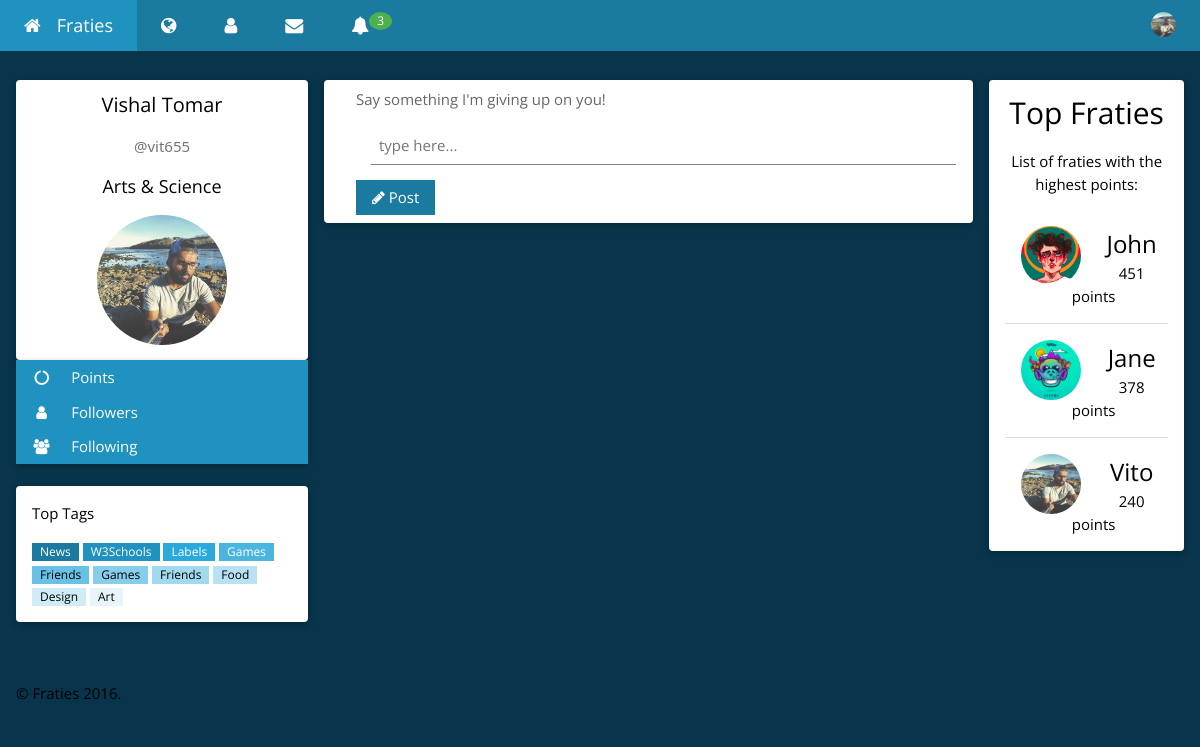
Before: /home.php (signed in) with the older database file.
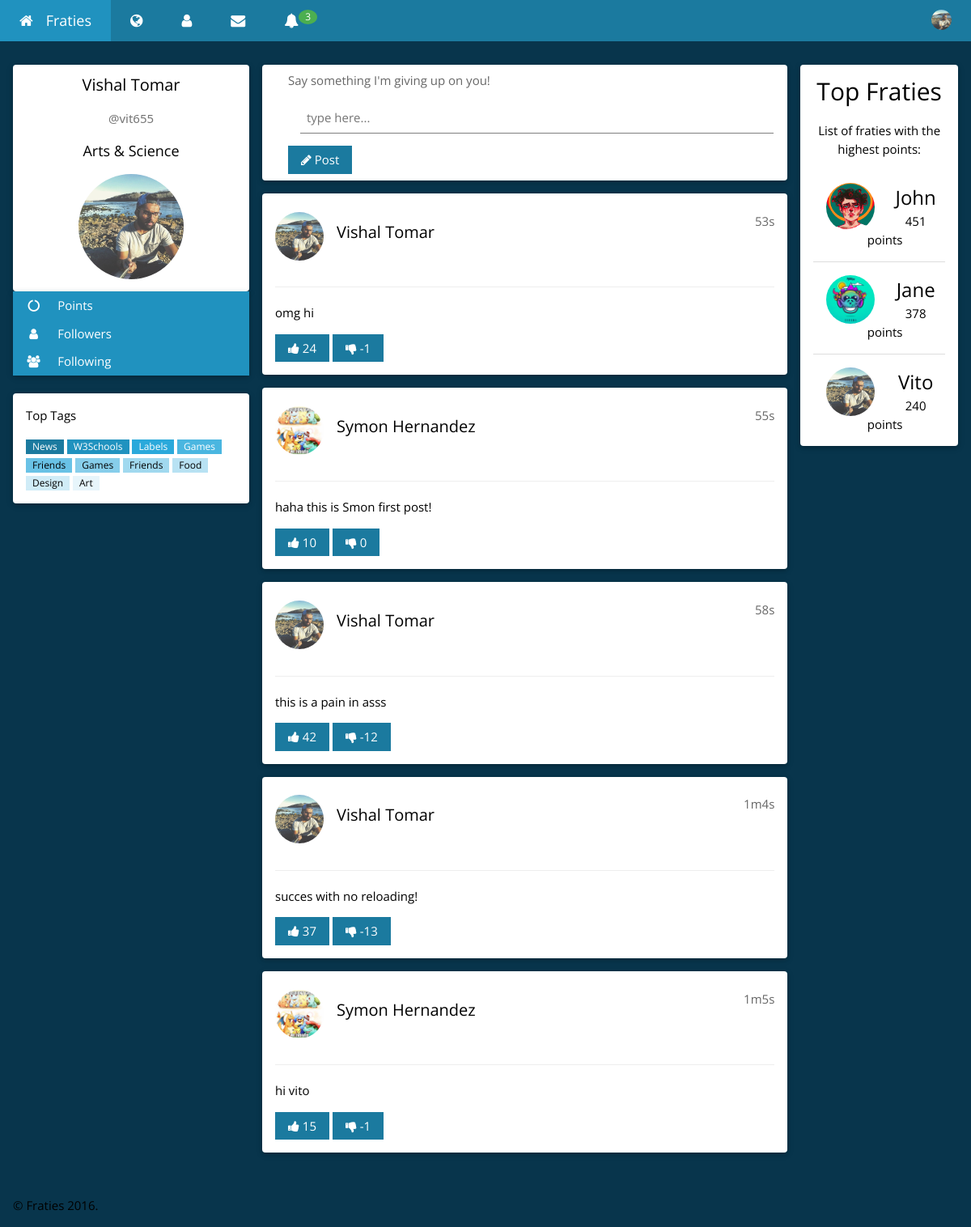
After: the same page with the newer database file.
### tables this page shows
CREATE TABLE `users` (
  `userID` int(254) UNSIGNED NOT NULL,
  `userNSID` varchar(100) NOT NULL,
  `userPassword` varchar(100) NOT NULL,
  `userFirstName` varchar(500) NOT NULL,
  `userLastName` varchar(500) NOT NULL,
  `userCollege` varchar(500) NOT NULL,
  `userImagePath` varchar(1000) NOT NULL,
  `userPoints` int(224) NOT NULL DEFAULT '0',
  `userFollowers` int(224) NOT NULL DEFAULT '0',
  `userFollowing` int(224) NOT NULL DEFAULT '0',
  `userActive` tinyint(1) NOT NULL DEFAULT '0'
);

CREATE TABLE `posts` (
  `postID` int(254) UNSIGNED NOT NULL,
  `userNSID` varchar(100) NOT NULL,
  `postText` varchar(150) NOT NULL,
  `postUpVotes` int(254) NOT NULL DEFAULT '0',
  `postDownVotes` int(254) NOT NULL DEFAULT '0',
  `postComments` int(254) NOT NULL DEFAULT '0',
  `postTime` timestamp NOT NULL DEFAULT CURRENT_TIMESTAMP ON UPDATE CURRENT_TIMESTAMP
);

### Login/Controller/userClass.php (called while the page is built, shortened)
<?php
    function getFirstName($nsid){
        $connection = connect();
        $nsid = mysqli_real_escape_string($connection, $nsid);
        $query = "SELECT * ";
        $query .= "FROM `users` ";
        $query .= "WHERE `userNSID` = '$nsid' ";
        $result = mysqli_query($connection, $query);
        if (mysqli_num_rows($result) == 1) {
            while($row = mysqli_fetch_assoc($result)) {
                return $row["userFirstName"];
            }
        } else if(mysqli_num_rows($result) > 1){
            return false;
        } else {
            return false;
        }
    }
    function getLastName($nsid){
        $connection = connect();
        $nsid = mysqli_real_escape_string($connection, $nsid);
        $query = "SELECT * ";
        $query .= "FROM `users` ";
        $query .= "WHERE `userNSID` = '$nsid' ";
        $result = mysqli_query($connection, $query);
        if (mysqli_num_rows($result) == 1) {
            while($row = mysqli_fetch_assoc($result)) {
                return $row["userLastName"];
            }
        } else if(mysqli_num_rows($result) > 1){
            return false;
        } else {
            return false;
        }
    }
    function getImagePath($nsid){
        $connection = connect();
        $nsid = mysqli_real_escape_string($connection, $nsid);
        $query = "SELECT * ";
        $query .= "FROM `users` ";
        $query .= "WHERE `userNSID` = '$nsid' ";
        $result = mysqli_query($connection, $query);
        if (mysqli_num_rows($result) == 1) {
            while($row = mysqli_fetch_assoc($result)) {
                return $row["userImagePath"];
            }
        } else if(mysqli_num_rows($result) > 1){
            return false;
        } else {
            return false;
        }
    }
    function getCollege($nsid){
        $connection = connect();
        $nsid = mysqli_real_escape_string($connection, $nsid);
        $query = "SELECT * ";
        $query .= "FROM `users` ";
        $query .= "WHERE `userNSID` = '$nsid' ";
        $result = mysqli_query($connection, $query);
        if (mysqli_num_rows($result) == 1) {
            while($row = mysqli_fetch_assoc($result)) {
                return $row["userCollege"];
            }
        } else if(mysqli_num_rows($result) > 1){
            return false;
        } else {
            return false;
        }
    }
?>

### Post/Controller/postClass.php (called while the page is built, shortened)
<?php
    function displayPosts(){
        $connection = connect();
        $query = "SELECT * FROM `posts`";
        $query .= "ORDER BY `postTime` DESC";
        $result = mysqli_query($connection, $query);
        if (mysqli_num_rows($result) > 0) {
            return $result;
        } else {
            return false;
        }
    }
    function secondsToString($secs){
    $bit = array(
        'y' => $secs / 31556926 % 12,
        'w' => $secs / 604800 % 52,
        'd' => $secs / 86400 % 7,
        'h' => $secs / 3600 % 24,
        'm' => $secs / 60 % 60,
        's' => $secs % 60
        );
    foreach($bit as $k => $v)
        if($v > 0)$ret[] = $v . $k;
    return join('', $ret);
}
?>

### home.php (the view, shortened to what this page needs)
<?php
    require_once 'Login/Controller/userClass.php';
    require_once 'Post/Controller/postClass.php';
    $NSID = $_SESSION["userNSID"];
    if(getUserActiveStatus($NSID)==1){
        $FirstName = getFirstName($NSID);
        $LastName = getLastName($NSID);
        $ImagePath = getImagePath($NSID);
        $College = getCollege($NSID);
    } else {
        header('Location: login.php');
        exit;
    }
?>
<!DOCTYPE html>
<html>
<head>
    <link rel="stylesheet" href="CSS/homeTheme.css">
    <link rel="stylesheet" href="https://cdnjs.cloudflare.com/ajax/libs/font-awesome/4.6.3/css/font-awesome.min.css">
</head>
<body class="w3-theme-l5">
<div class="w3-top">
 <ul class="w3-navbar w3-theme-d5 w3-left-align w3-large">
  <li><a href="#" class="w3-padding-large w3-theme-d4"><i class="fa fa-home w3-margin-right"></i>Fraties</a></li>
  <li class="w3-hide-small"><a href="#" class="w3-padding-large w3-hover-white" title="News"><i class="fa fa-globe"></i></a></li>
  <li class="w3-hide-small"><a href="#" class="w3-padding-large w3-hover-white" title="Account Settings"><i class="fa fa-user"></i></a></li>
  <li class="w3-hide-small"><a href="#" class="w3-padding-large w3-hover-white" title="Messages"><i class="fa fa-envelope"></i></a></li>
  <li class="w3-hide-small w3-dropdown-hover">
    <a href="#" class="w3-padding-large w3-hover-white" title="Notifications"><i class="fa fa-bell"></i><span class="w3-badge w3-right w3-small w3-green">3</span></a>
  </li>
  <li class="w3-dropdown-hover w3-hide-small w3-right">
      <div class="w3-padding-large w3-hover-white" title="My Account">
          <img src='<?php echo $ImagePath; ?>' class="w3-circle" style="height:25px;width:25px" alt="Avatar">
      </div>
  </li>
 </ul>
</div>
<div class="w3-container w3-content" style="max-width:1400px;margin-top:80px">
  <div class="w3-row">
    <div class="w3-col m3">
      <div class="w3-card-2 w3-round w3-white">
        <div class="w3-container">
         <h4 class="w3-center"><?php echo $FirstName." ".$LastName; ?></h4>
         <p class="w3-center w3-text-grey w3-slim">@<?php echo $NSID; ?></p>
         <h5 class="w3-center"><?php echo $College; ?></h5>
         <p class="w3-center"><img src='<?php echo $ImagePath; ?>' class="w3-circle" style="height:130px;width:130px" alt="Avatar"></p>
        </div>
      </div>
      <div class="w3-card-2 w3-round">
        <div class="w3-accordion w3-white">
          <button onclick="myFunction('Demo1')" class="w3-btn-block w3-theme-d4 w3-left-align"><i class="fa fa-circle-o-notch fa-fw w3-margin-right"></i> Points</button>
          <button onclick="myFunction('Demo2')" class="w3-btn-block w3-theme-d4 w3-left-align"><i class="fa fa-user fa-fw w3-margin-right"></i> Followers</button>
          <button onclick="myFunction('Demo3')" class="w3-btn-block w3-theme-d4 w3-left-align"><i class="fa fa-users fa-fw w3-margin-right"></i> Following</button>
        </div>
      </div>
      <br>
      <div class="w3-card-2 w3-round w3-white w3-hide-small">
        <div class="w3-container">
          <p>Top Tags</p>
          <p>
            <span class="w3-tag w3-small w3-theme-d5">News</span>
            <span class="w3-tag w3-small w3-theme-d4">W3Schools</span>
            <span class="w3-tag w3-small w3-theme-d3">Labels</span>
            <span class="w3-tag w3-small w3-theme-d2">Games</span>
            <span class="w3-tag w3-small w3-theme-d1">Friends</span>
            <span class="w3-tag w3-small w3-theme">Games</span>
            <span class="w3-tag w3-small w3-theme-l1">Friends</span>
            <span class="w3-tag w3-small w3-theme-l2">Food</span>
            <span class="w3-tag w3-small w3-theme-l3">Design</span>
            <span class="w3-tag w3-small w3-theme-l4">Art</span>
          </p>
        </div>
      </div>
      <br>
    </div>
    <div class="w3-col m7">
      <div class="w3-row-padding">
        <div class="w3-col m12">
          <div class="w3-card-2 w3-round w3-white">
            <div class="w3-container w3-padding">
                <form class="w3-container" autocomplete="off" method="post">
                    <label class="w3-opacity">Say something I'm giving up on you!</label>
                    <input placeholder="type here..." class="w3-input" name="post" type="text" required>
                    <button type="submit" class="w3-btn w3-theme-d5"><i class="fa fa-pencil"></i> Post</button>
                </form>
            </div>
          </div>
        </div>
      </div>
<?php
$result = displayPosts();
while($row = mysqli_fetch_assoc($result)) {
    $postID = $row["postID"];
    $postNsid = $row["userNSID"];
    $postText = $row["postText"];
    $postUpVotes = " ".$row["postUpVotes"];
    $postDownVotes = " ".$row["postDownVotes"];
    $nowtime = date(time());
    $postTime = strtotime($row["postTime"]);
        echo "<div class='w3-container w3-card-2 w3-white w3-round w3-margin'><br>";
        echo "<img src='".getImagePath($postNsid)."' alt='Avatar' class='w3-left w3-circle w3-margin-right' style='width:60px'>";
        echo "<span class='w3-right w3-opacity'>".secondsToString($nowtime-$postTime)."</span>";
        echo "<h4>";
            echo getFirstName($postNsid)." ".getLastName($postNsid);
        echo "</h4><br>";
        echo "<hr class='w3-clear'>";
        echo "<p>";
            echo $postText;
        echo "</p>";
            echo "<button type='submit' onclick='upVote(this)' value='".$postID."' class='upvote w3-btn w3-theme-d5 w3-margin-bottom'><i class='fa fa-thumbs-up'></i><span id='up".$postID."'>".$postUpVotes."</span></button> ";
            echo "<button type='submit' onclick='downVote(this)' value='".$postID."' class='downvote w3-btn w3-theme-d5 w3-margin-bottom'><i class='fa fa-thumbs-down'></i><span id='down".$postID."'>".$postDownVotes."</span></button> ";
        echo "</div>";
}
?>
    </div>
    <div class="w3-col m2">
      <div class="w3-card-2 w3-round w3-white w3-center">
        <div class="w3-container">
          <h2>Top Fraties</h2>
          <p>List of fraties with the highest points:</p>
          <ul class="w3-ul">
            <li class="w3-padding-16">
              <img src="Images/curls.jpg" class="w3-left w3-circle w3-margin-right" style="width:60px">
              <span class="w3-xlarge">John</span><br>
              <span>451 points</span>
            </li>
            <li class="w3-padding-16">
              <img src="Images/14115073_10157326867470463_6479636924758928947_o.jpg" class="w3-left w3-circle w3-margin-right" style="width:60px">
              <span class="w3-xlarge">Jane</span><br>
              <span>378 points</span>
            </li>
            <li class="w3-padding-16">
              <img src='<?php echo $ImagePath; ?>' class="w3-left w3-circle w3-margin-right" style="width:60px">
              <span class="w3-xlarge">Vito</span><br>
              <span>240 points</span>
            </li>
          </ul>
        </div>
      </div>
      <br>
    </div>
  </div>
</div>
<br>
<footer class="w3-container">
  <p>&copy; Fraties <?php echo date("Y");?>.</p>
</footer>
</body>
</html>

### home.php (style rules this page uses)
html,body,h1,h2,h3,h4,h5 { font-family: "Open Sans", sans-serif }

Changed rows visible on the page:
added posts: userNSID.userImagePath (picture), secondsToString($nowtime-$postTime) "53s", userNSID.userFirstName "Vishal", userNSID.userLastName "Tomar", postText "omg hi", $postID 15 (drawn), postUpVotes "24", postDownVotes "-1"
added posts: userNSID.userImagePath (picture), secondsToString($nowtime-$postTime) "55s", userNSID.userFirstName "Symon", userNSID.userLastName "Hernandez", postText "haha this is Smon first post!", $postID 12 (drawn), postUpVotes "10", postDownVotes "0"
added posts: userNSID.userImagePath (picture), secondsToString($nowtime-$postTime) "58s", userNSID.userFirstName "Vishal", userNSID.userLastName "Tomar", postText "this is a pain in asss", $postID 16 (drawn), postUpVotes "42", postDownVotes "-12"
added posts: userNSID.userImagePath (picture), secondsToString($nowtime-$postTime) "1m4s", userNSID.userFirstName "Vishal", userNSID.userLastName "Tomar", postText "succes with no reloading!", $postID 17 (drawn), postUpVotes "37", postDownVotes "-13"
added posts: userNSID.userImagePath (picture), secondsToString($nowtime-$postTime) "1m5s", userNSID.userFirstName "Symon", userNSID.userLastName "Hernandez", postText "hi vito", $postID 14 (drawn), postUpVotes "15", postDownVotes "-1"
